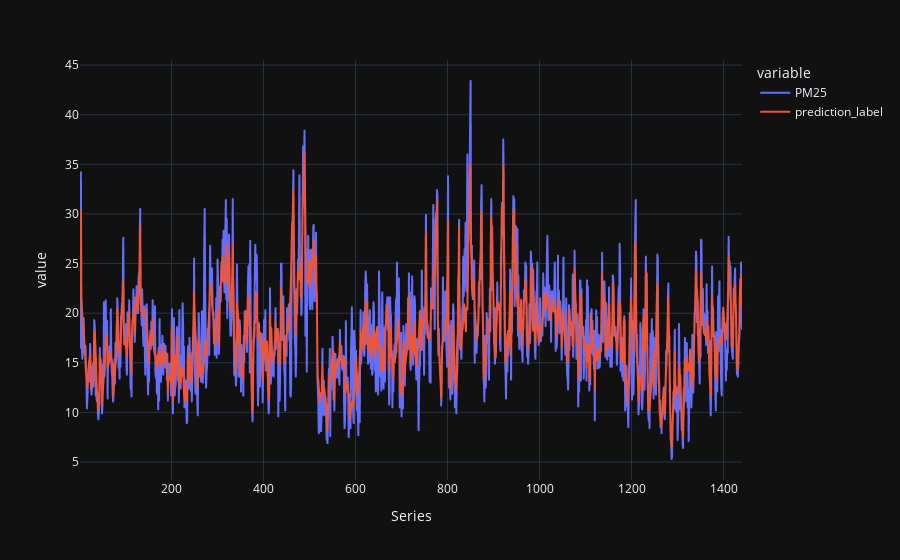

Write notebook code for a chart like this one.
### Code cell
fig = px.line(predict_data, x='Series', y=['PM25','prediction_label'], template="plotly_dark")
fig.show()

### Figure 1 — Plotly figure (JSON) as saved in the notebook; plotly's stock layout.template omitted (floating-point values rounded to 4 significant figures; data arrays with more than 128 entries replaced by an {"elided": "..."} marker saying what was removed)
{"data": [{"hovertemplate": "variable=PM25<br>Series=%{x}<br>value=%{y}<extra></extra>", "legendgroup": "PM25", "line": {"color": "#636efa", "dash": "solid"}, "marker": {"symbol": "circle"}, "mode": "lines", "name": "PM25", "showlegend": true, "type": "scattergl", "x": {"elided": "1440 int values"}, "xaxis": "x", "y": {"elided": "1440 float values"}, "yaxis": "y"}, {"hovertemplate": "variable=prediction_label<br>Series=%{x}<br>value=%{y}<extra></extra>", "legendgroup": "prediction_label", "line": {"color": "#EF553B", "dash": "solid"}, "marker": {"symbol": "circle"}, "mode": "lines", "name": "prediction_label", "showlegend": true, "type": "scattergl", "x": {"elided": "1440 int values"}, "xaxis": "x", "y": {"elided": "1440 float values"}, "yaxis": "y"}], "layout": {"legend": {"title": {"text": "variable"}, "tracegroupgap": 0}, "margin": {"t": 60}, "xaxis": {"anchor": "y", "domain": [0, 1], "title": {"text": "Series"}}, "yaxis": {"anchor": "x", "domain": [0, 1], "title": {"text": "value"}}}}
